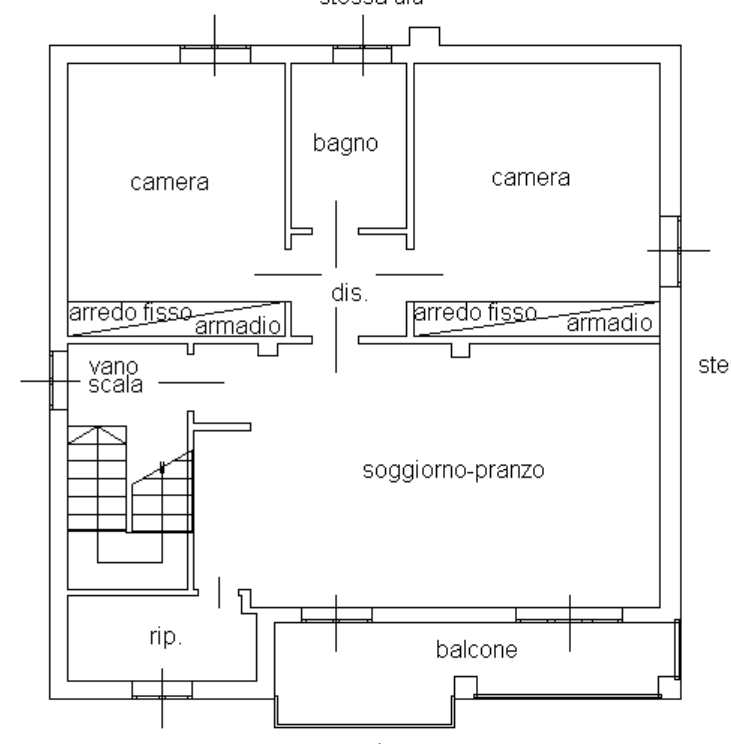
#> input picture PlanParser/atomic_v2/ocr_preprocess/artifacts/scheda_catastale/region_001/revision_001/01_normalized_original.png, 731 x 744 px
$ python detect_room_seeds.py ../ocr_preprocess/artifacts/scheda_catastale/region_001/revision_001/01_normalized_original.png out
#> lines starting #> are read from the running program, lines starting #| are printed output that depends on the picture; after the words box and inside, x2 and y2 are one past the last pixel; in counts of white or black regions, pixels touching at a corner belong together
#> in run, image is the input picture: shape (744, 731, 3); min 0, max 255, mean 243.5
"""Detect non-semantic enclosed white-space seeds."""

from __future__ import annotations

import argparse
import hashlib
import json
from pathlib import Path

import cv2
import numpy as np


PARAMETERS = {
    "ink_threshold": 205,
    "horizontal_close_px": 25,
    "vertical_close_px": 25,
    "barrier_dilation_px": 3,
    "minimum_candidate_area_px2": 1800,
    "minimum_reported_area_px2": 12,
    "polygon_epsilon_ratio": 0.006,
}


def _sha256(path: Path) -> str:
    return hashlib.sha256(path.read_bytes()).hexdigest()


def _polygon(mask: np.ndarray) -> list[list[int]]:
    contours, _ = cv2.findContours(mask, cv2.RETR_EXTERNAL, cv2.CHAIN_APPROX_SIMPLE)
    if not contours:
        return []
    contour = max(contours, key=cv2.contourArea)
    epsilon = PARAMETERS["polygon_epsilon_ratio"] * cv2.arcLength(contour, True)
    simplified = cv2.approxPolyDP(contour, epsilon, True)
    return [[int(point[0][0]), int(point[0][1])] for point in simplified]


def detect(image: np.ndarray):
    gray = cv2.cvtColor(image, cv2.COLOR_BGR2GRAY)
    ink = cv2.threshold(gray, PARAMETERS["ink_threshold"], 255, cv2.THRESH_BINARY_INV)[1]
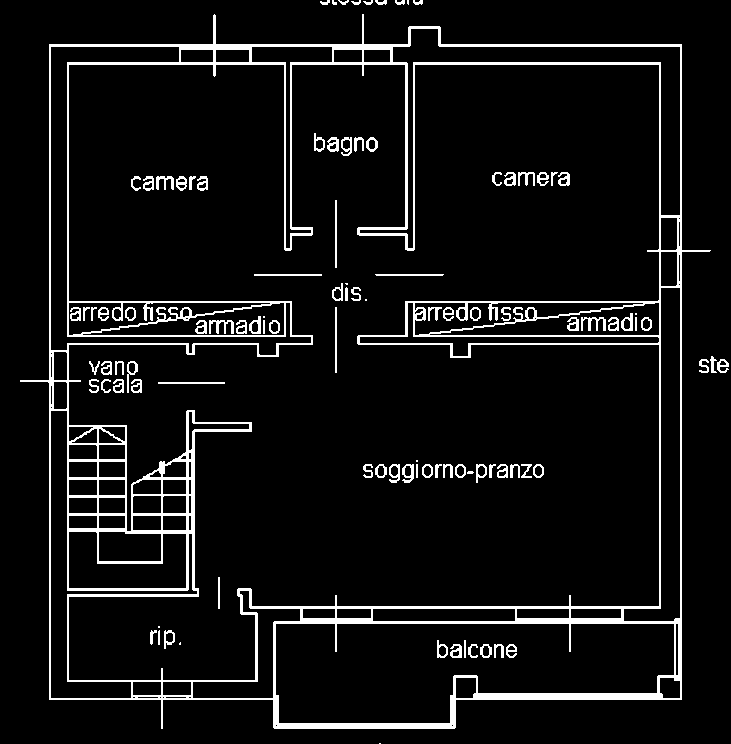
#> ink: shape (744, 731); 7.1% white; 102 white regions (11 under 20 px), largest, box (x1, y1, x2, y2) and area: (20, 14, 711, 729) 31182, (209, 320, 234, 334) 170, (581, 317, 606, 331) 164
    horizontal = cv2.morphologyEx(
        ink, cv2.MORPH_CLOSE,
        cv2.getStructuringElement(cv2.MORPH_RECT, (PARAMETERS["horizontal_close_px"], 1)),
    )
#> horizontal: shape (744, 731); 14.3% white; 13 white regions (3 under 20 px), largest, box (x1, y1, x2, y2) and area: (20, 14, 731, 729) 70432, (363, 464, 544, 483) 2609, (437, 640, 517, 658) 1115
    vertical = cv2.morphologyEx(
        ink, cv2.MORPH_CLOSE,
        cv2.getStructuringElement(cv2.MORPH_RECT, (1, PARAMETERS["vertical_close_px"])),
    )
#> vertical: shape (744, 731); 15.3% white; 52 white regions (3 under 20 px), largest, box (x1, y1, x2, y2) and area: (20, 0, 711, 744) 77482, (332, 200, 343, 373) 464, (710, 356, 729, 373) 230
    barriers = cv2.bitwise_or(horizontal, vertical)
#> barriers: shape (744, 731); 20.8% white; 5 white regions, box (x1, y1, x2, y2) and area: (20, 0, 731, 744) 108135, (363, 460, 544, 483) 2646, (131, 176, 208, 191) 1101, (492, 172, 570, 186) 1071, (150, 626, 181, 649) 399
    barriers = cv2.dilate(
        barriers,
        cv2.getStructuringElement(cv2.MORPH_RECT, (PARAMETERS["barrier_dilation_px"], PARAMETERS["barrier_dilation_px"])),
    )
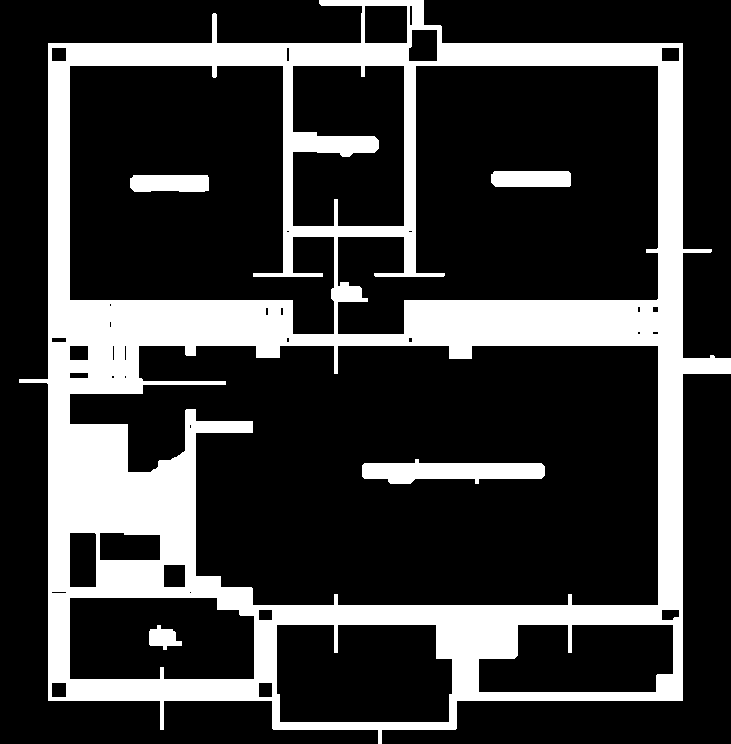
#> barriers: shape (744, 731); 23.4% white; 5 white regions, box (x1, y1, x2, y2) and area: (19, 0, 731, 744) 121188, (362, 459, 545, 484) 3068, (130, 175, 209, 192) 1291, (491, 171, 571, 187) 1259, (149, 625, 182, 650) 511
    free = cv2.bitwise_not(barriers)
    count, labels, stats, _ = cv2.connectedComponentsWithStats(free, 8)
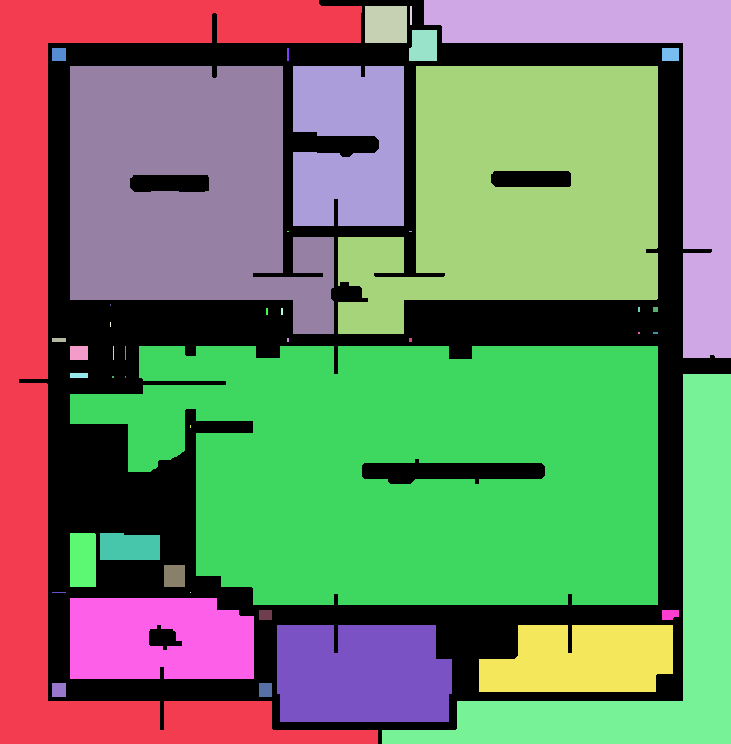
#> labels: shape (744, 731) int32; 46 distinct labels, from 0 to 45; one colour per label, 0 black
#> count = 46; stats = 46 rows, first 6: [19, 0, 712, 744, 127317], [0, 0, 378, 744, 59665], [424, 0, 307, 358, 27869], [365, 6, 42, 37, 1554], [410, 6, 2, 19, 38], [409, 30, 28, 31, 815]
    height, width = gray.shape
    records = []
    for label in range(1, count):
        x, y, w, h, area = map(int, stats[label])
        if area < PARAMETERS["minimum_reported_area_px2"]:
            continue
        touches_boundary = x == 0 or y == 0 or x + w >= width or y + h >= height
        component_mask = np.uint8(labels == label) * 255
        polygon = _polygon(component_mask)
        bbox_area = max(w * h, 1)
        fill_ratio = area / bbox_area
        if touches_boundary:
            status = "external_background"
            abstained = True
            confidence = 0.0
            reasons = ["white-space component touches crop boundary", "retained as excluded external background"]
        elif area < PARAMETERS["minimum_candidate_area_px2"]:
            status = "small_excluded"
            abstained = True
            confidence = round(min(0.49, area / PARAMETERS["minimum_candidate_area_px2"] * 0.49), 3)
            reasons = [
                f"area {area}px2 is below explicit candidate minimum {PARAMETERS['minimum_candidate_area_px2']}px2",
                "retained as excluded/abstained component",
            ]
        else:
            status = "candidate"
            abstained = False
            size_quality = min(1.0, area / 15000)
            confidence = round(min(0.95, 0.52 + 0.25 * size_quality + 0.18 * min(fill_ratio / 0.65, 1.0)), 3)
            reasons = [
                "enclosed white-space component does not touch crop boundary",
                f"area={area}px2 exceeds explicit minimum",
                f"component fill ratio={fill_ratio:.3f}",
                "no semantic room interpretation assigned",
            ]
        records.append({
            "id": "",
            "status": status,
            "bbox_px": [x, y, w, h],
            "polygon_px": polygon,
            "area_px2": area,
            "confidence": confidence,
            "reasons": reasons,
            "abstained": abstained,
        })
#> this loop made 45 passes
#> (x, y, w, h, area, touches_boundary, epsilon in _polygon, polygon) on passes 3, 4, 6, 7, 8: (365, 6, 42, 37, 1554, False, 0.924, [[365, 6], [365, 42], [406, 42], [406, 6]]), (410, 6, 2, 19, 38, False, 0.228, [[410, 6], [410, 24], [411, 24], [411, 6]]), (52, 48, 14, 13, 182, False, 0.3, [[52, 48], [52, 60], [65, 60], [65, 48]]), (287, 48, 2, 13, 26, False, 0.156, [[287, 48], [287, 60], [288, 60], [288, 48]]), (662, 48, 17, 13, 221, False, 0.336, [[662, 48], [662, 60], [678, 60], [678, 48]])
#> pass 1, in detect, `component_mask = np.uint8(labels == label) * 255`:
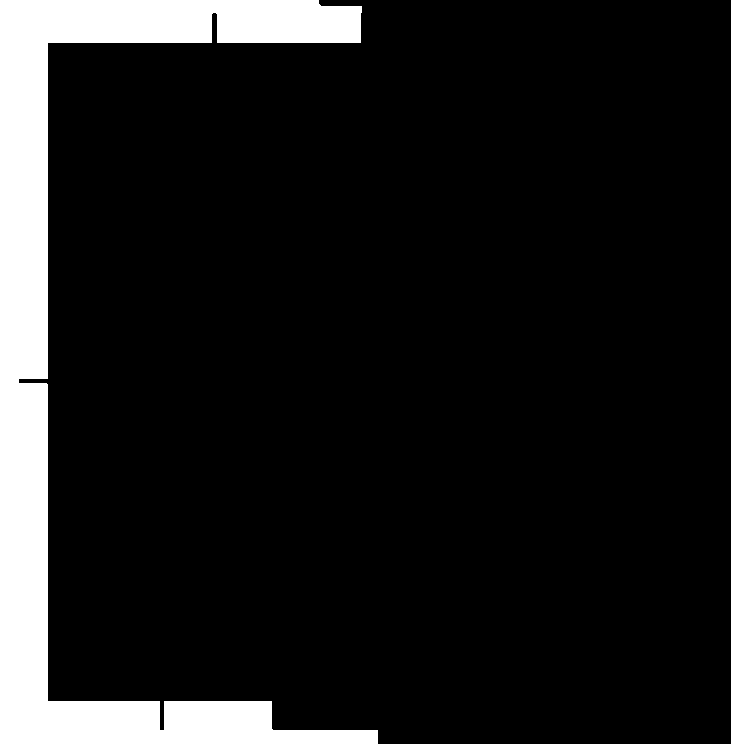
#> component_mask: shape (744, 731); 11% white; 1 white region, box (x1, y1, x2, y2) and area: (0, 0, 378, 744) 59665
#> after the loop:
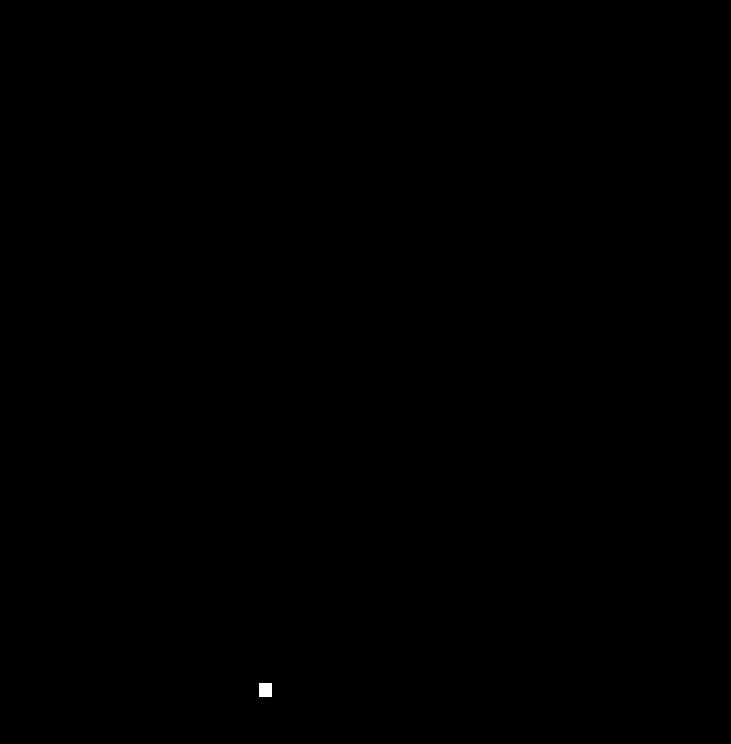
#> component_mask: shape (744, 731); 0.03% white; 1 white region, box (x1, y1, x2, y2) and area: (259, 683, 272, 697) 182
#> after the loop, records = 33 items
    order = {"candidate": 0, "small_excluded": 1, "external_background": 2}
    records.sort(key=lambda item: (order[item["status"]], item["bbox_px"][1], item["bbox_px"][0]))
    for index, record in enumerate(records, 1):
        record["id"] = f"seed_{index:03d}"
#> this loop made 33 passes
    return records


def run(source: Path, output_dir: Path) -> Path:
    image = cv2.imread(str(source), cv2.IMREAD_COLOR)
    if image is None:
        raise ValueError(f"Cannot read source image: {source}")
    records = detect(image)
#> records = 33 items
    output_dir.mkdir(parents=True, exist_ok=False)
    overlay = image.copy()
    colors = {"candidate": (0, 170, 0), "small_excluded": (200, 0, 200), "external_background": (140, 140, 140)}
    for record in records:
        if record["status"] == "external_background":
            continue
        polygon = np.array(record["polygon_px"], dtype=np.int32)
        if len(polygon) >= 3:
            layer = overlay.copy()
            cv2.fillPoly(layer, [polygon], colors[record["status"]])
            cv2.addWeighted(layer, 0.20, overlay, 0.80, 0, overlay)
            cv2.polylines(overlay, [polygon], True, colors[record["status"]], 2, cv2.LINE_AA)
        x, y, _, _ = record["bbox_px"]
        cv2.putText(overlay, record["id"], (x, max(48, y - 3)), cv2.FONT_HERSHEY_SIMPLEX, 0.38, colors[record["status"]], 1, cv2.LINE_AA)
#> this loop made 33 passes
#> (polygon, x, y) on passes 8, 9, 11, 12, 13, 14, 15: ([[365, 6], [365, 42], [406, 42], [406, 6]], 365, 6), ([[410, 6], [410, 24], [411, 24], [411, 6]], 410, 6), ([[52, 48], [52, 60], [65, 60], [65, 48]], 52, 48), ([[287, 48], [287, 60], [288, 60], [288, 48]], 287, 48), ([[662, 48], [662, 60], [678, 60], [678, 48]], 662, 48), ([[653, 307], [653, 311], [657, 311], [657, 307]], 653, 307), ([[266, 308], [266, 314], [267, 314], [267, 308]], 266, 308)
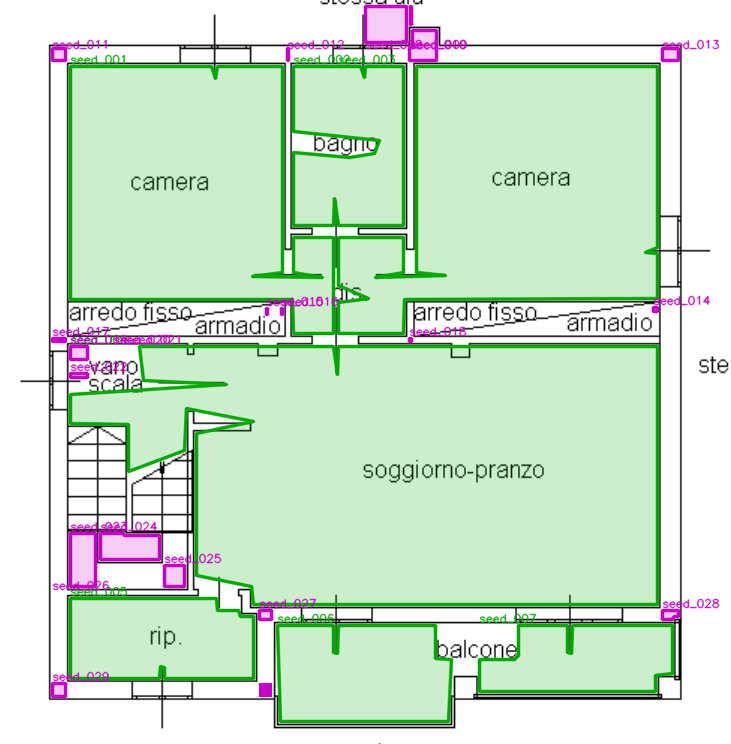
#> layer: shape (744, 731, 3); mean B, G, R 205.4, 228, 205.4
    summary = {status: sum(record["status"] == status for record in records) for status in colors}
#> summary = {'candidate': 7, 'small_excluded': 23, 'external_background': 3}
    cv2.rectangle(overlay, (0, 0), (image.shape[1] - 1, 44), (255, 255, 255), -1)
    cv2.putText(overlay, f"WHITE-SPACE SEEDS candidate={summary['candidate']} small/abstained={summary['small_excluded']} background={summary['external_background']}", (7, 28), cv2.FONT_HERSHEY_SIMPLEX, 0.50, (20, 20, 20), 2, cv2.LINE_AA)
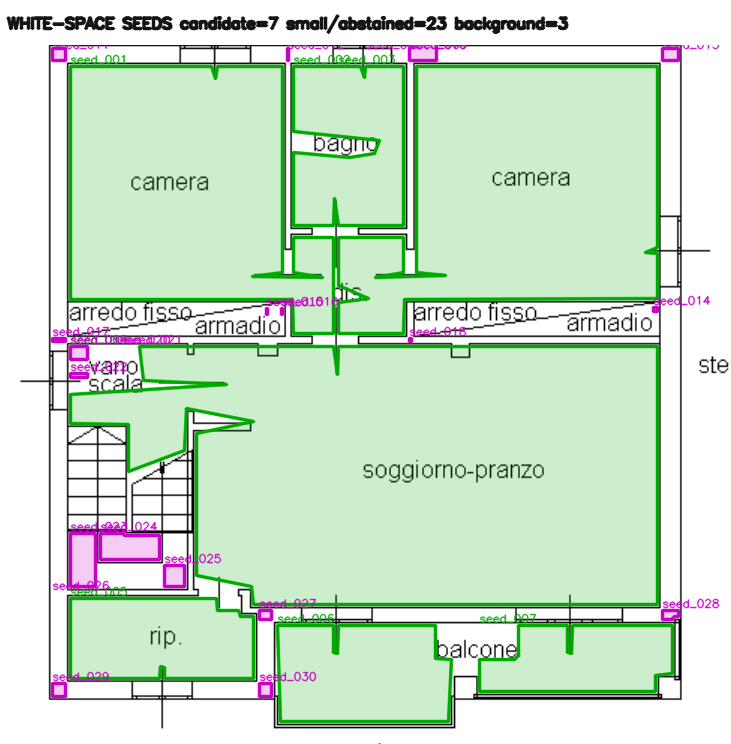
#> overlay: shape (744, 731, 3); mean B, G, R 203.8, 226.8, 203.8
    cv2.imwrite(str(output_dir / "room_seeds_overlay.png"), overlay)
    payload = {
        "schema_version": "1.0.0",
        "provenance": {
            "source_crop": str(source).replace("\\", "/"),
            "source_crop_sha256": _sha256(source),
            "detector": "morphological-white-space-flood-fill",
            "detector_version": "1.0.0",
        },
        "parameters": PARAMETERS,
        "summary": {"reported_component_count": len(records), **summary},
        "seeds": records,
        "excluded_inferences": ["rooms", "room_names", "walls", "openings", "adjacency", "scale"],
    }
    result = output_dir / "room_seeds.json"
    result.write_text(json.dumps(payload, indent=2, ensure_ascii=False) + "\n", encoding="utf-8")
    return result


def main() -> int:
    parser = argparse.ArgumentParser(description="Detect non-semantic enclosed white-space seeds")
    parser.add_argument("source", type=Path)
    parser.add_argument("output_dir", type=Path)
    args = parser.parse_args()
    print(run(args.source, args.output_dir))
    return 0


if __name__ == "__main__":
    raise SystemExit(main())
#> (the program exits here)
